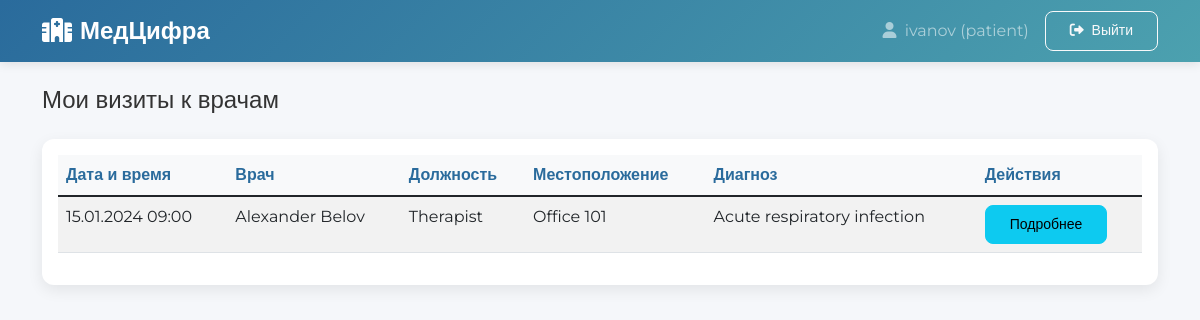
Screenshot of /patient/dashboard (signed in) with the database file from the repository.
### models.py (models this page shows)
class Patient(db.Model):
    __tablename__ = "patients"
    id = db.Column(db.Integer, primary_key=True)
    first_name = db.Column(db.String(50), nullable=False)
    last_name = db.Column(db.String(50), nullable=False)
    gender = db.Column(String(10), nullable=False)
    date_of_birth = db.Column(db.Date, nullable=False)
    address = db.Column(db.Text)
    login = db.Column(db.String(50), unique=True, nullable=False)
    password_hash = db.Column(db.String(255), nullable=False)
    created_at = db.Column(db.DateTime, default=datetime.utcnow)

class Visit(db.Model):
    __tablename__ = "visits"
    id = db.Column(db.Integer, primary_key=True)
    patient_id = db.Column(
        db.Integer, db.ForeignKey("patients.id", ondelete="CASCADE"), nullable=False
    )
    doctor_id = db.Column(
        db.Integer, db.ForeignKey("doctors.id", ondelete="CASCADE"), nullable=False
    )
    date = db.Column(db.DateTime, nullable=False)
    location = db.Column(db.String(100))
    symptoms = db.Column(db.Text)
    diagnosis = db.Column(db.Text)
    prescriptions = db.Column(db.Text)
    created_at = db.Column(db.DateTime, default=datetime.utcnow)
    patient = db.relationship("Patient", backref="visits", lazy=True)
    doctor = db.relationship("Doctor", backref="visits", lazy=True)

class Doctor(db.Model):
    __tablename__ = "doctors"
    id = db.Column(db.Integer, primary_key=True)
    first_name = db.Column(db.String(50), nullable=False)
    middle_name = db.Column(db.String(50))  # изменения для 8 ЛБ
    last_name = db.Column(db.String(50), nullable=False)
    position = db.Column(db.String(100), nullable=False)
    login = db.Column(db.String(50), unique=True, nullable=False)
    password_hash = db.Column(db.String(255), nullable=False)
    phone = db.Column(db.String(20), nullable=True)  # изменения для 8 ЛБ
    created_at = db.Column(db.DateTime, default=datetime.utcnow)

### app.py (the view)
@app.route("/patient/dashboard")
@login_required
def patient_dashboard():
    if current_user.role != "patient":
        flash("Доступ запрещен", "error")
        return redirect(url_for("index"))
    try:
        visits = (
            db.session.query(
                Visit.id,
                Visit.date,
                Visit.location,
                Visit.diagnosis,
                Doctor.first_name.label("doctor_first_name"),
                Doctor.last_name.label("doctor_last_name"),
                Doctor.position,
            )
            .join(Doctor, Visit.doctor_id == Doctor.id)
            .filter(Visit.patient_id == current_user.id)
            .order_by(Visit.date.desc())
            .all()
        )
        return render_template("patient/dashboard.html", visits=visits)
    except Exception as e:
        flash(f"Ошибка: {str(e)}", "error")
        return render_template("patient/dashboard.html", visits=[])

### app.py (called while the page is built)
@login_manager.user_loader
def load_user(user_id):
    return User.get(user_id)

### models.py (called while the page is built)
    @staticmethod
    def get(user_id):
        try:
            if "_" not in user_id:
                return None
            role, id_str = user_id.split("_", 1)
            user_id_int = int(id_str)
            if role == "admin":
                obj = Admin.query.get(user_id_int)
            elif role == "doctor":
                obj = Doctor.query.get(user_id_int)
            elif role == "patient":
                obj = Patient.query.get(user_id_int)
            else:
                return None
            if obj:
                return User(obj.id, getattr(obj, "login", None), role)
            return None
        except Exception as e:
            print(f"Error loading user: {e}")
            return None

### templates/patient/dashboard.html (shortened to what this page needs)
{% extends "base.html" %}
{% block content %}
<div class="row">
    <div class="col-md-12">
        <h4 class="mb-4">Мои визиты к врачам</h4>
        {% if visits %}
        <div class="card">
            <div class="card-body">
                <div class="table-responsive">
                    <table class="table table-striped">
                        <thead>
                            <tr>
                                <th>Дата и время</th>
                                <th>Врач</th>
                                <th>Должность</th>
                                <th>Местоположение</th>
                                <th>Диагноз</th>
                                <th>Действия</th>
                            </tr>
                        </thead>
                        <tbody>
                            {% for visit in visits %}
                            <tr>
                                <td>{{ visit.date.strftime('%d.%m.%Y %H:%M') }}</td>
                                <td>{{ visit.doctor_first_name }} {{ visit.doctor_last_name }}</td>
                                <td>{{ visit.position }}</td>
                                <td>{{ visit.location }}</td>
                                <td>{{ visit.diagnosis[:50] }}{% if visit.diagnosis|length > 50 %}...{% endif %}</td>
                                <td>
                                    <button class="btn btn-sm btn-info" onclick="showVisitDetails('{{ visit.id }}')">
                                        Подробнее
                                    </button>
                                </td>
                            </tr>
                            {% endfor %}
                        </tbody>
                    </table>
                </div>
            </div>
        </div>
        {% else %}
        <div class="alert alert-info">
            <h5>У вас пока нет записей о визитах</h5>
            <p>Обратитесь к администратору для записи на прием к врачу.</p>
        </div>
        {% endif %}
    </div>
</div>
{% endblock %}

### templates/base.html (shortened to what this page needs)
<!DOCTYPE html>
<html lang="ru">
<head>
    <link href="https://cdn.jsdelivr.net/npm/bootstrap@5.1.3/dist/css/bootstrap.min.css" rel="stylesheet">
    <link rel="stylesheet" href="https://cdnjs.cloudflare.com/ajax/libs/font-awesome/6.0.0/css/all.min.css">
    <link href="{{ url_for('static', filename='css/style.css') }}" rel="stylesheet">
</head>
<body>
    <nav class="navbar navbar-expand-lg navbar-dark">
        <div class="container">
            <a class="navbar-brand" href="{{ url_for('index') }}">
                <i class="fas fa-hospital me-2"></i>МедЦифра
            </a>
            <div class="navbar-nav ms-auto">
                {% if current_user.is_authenticated %}
                <span class="navbar-text me-3">
                    <i class="fas fa-user me-1"></i> {{ current_user.login }} ({{ current_user.role }})
                </span>
                <a class="btn btn-outline-light btn-sm" href="{{ url_for('logout') }}">
                    <i class="fas fa-sign-out-alt me-1"></i> Выйти
                </a>
                {% endif %}
            </div>
        </div>
    </nav>
    <div class="container mt-4">
        {% block content %}{% endblock %}
    </div>
</body>
</html>

### static/css/style.css (style rules this page uses)
.card { margin-bottom: 20px; box-shadow: 0 0.125rem 0.25rem rgba(0, 0, 0, 0.075); }
.table th { font-weight: 600; background-color: #f8f9fa; }
.btn-sm { padding: 0.25rem 0.5rem; font-size: 0.875rem; }

### templates/base.html (style rules this page uses)
:root { --primary: #2a6b9c; --secondary: #4ca1af; --accent: #36b3a8; --light: #f8f9fa; --dark: #343a40; }
body { font-family: 'Montserrat', sans-serif; background-color: #f5f7fa; color: #333; }
.navbar { box-shadow: 0 2px 10px rgba(0,0,0,0.1); background: linear-gradient(135deg, var(--primary) 0%, var(--secondary) 100%) !important; }
.navbar-brand { font-weight: 700; font-size: 1.5rem; }
.card { border: none; border-radius: 12px; box-shadow: 0 5px 15px rgba(0,0,0,0.08); transition: transform 0.3s ease, box-shadow 0.3s ease; }
.btn { border-radius: 8px; font-weight: 500; padding: 0.5rem 1.5rem; transition: all 0.3s ease; }
.table th { border-top: none; font-weight: 600; color: var(--primary); }

### rows the page displays
Patient: login "ivanov"
Visit: date "15.01.2024 09:00", doctor_first_name "Alexander", doctor_last_name "Belov", position "Therapist", location "Office 101", diagnosis "Acute respiratory infection"

### other values shown
{{ current_user.role }} "patient"
